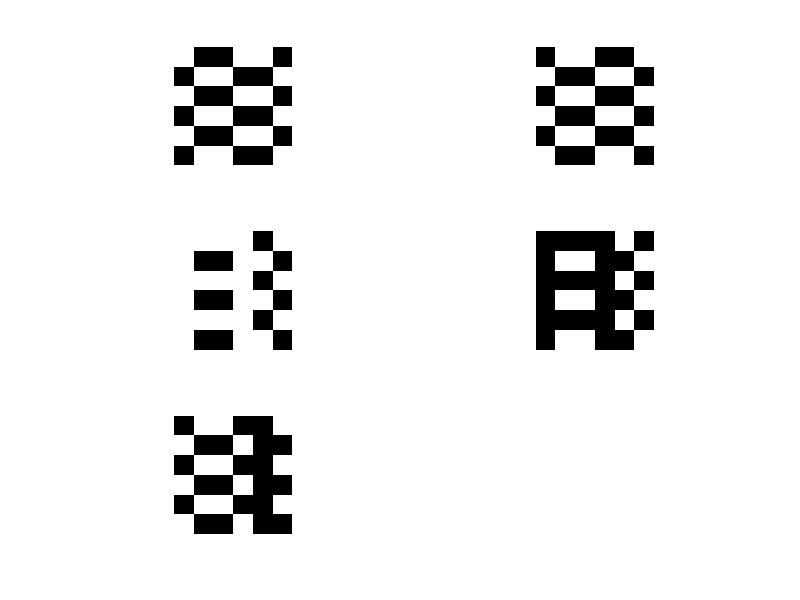

Here is the MATLAB script that generated this plot: (Note: this script raises an error after producing the figure.)
% Auto associator

clc
s1=[1 -1 -1 1 1 -1 -1 1 1 -1 -1 1 1 -1 -1 1 1 -1 -1 1 1 -1 -1 1 1 -1 -1 1 1 -1 -1 1 1 -1 -1 1];

s2=[-1 1 1 -1 -1 1 1 -1 -1 1 1 -1 -1 1 1 -1 -1 1 1 -1 -1 1 1 -1 -1 1 1 -1 -1 1 1 -1 -1 1 1 -1];

s3=[1 1 1 1 -1 1 1 -1 -1 1 1 -1 1 1 1 1 -1 1 1 -1 -1 1 1 -1 1 1 1 1 -1 1 1 -1 -1 1 1 -1];
s4=-s3;
I= eye(36);

% find weight matrix
disp('weight matrix is ...')
w = s1'*s1+s2'*s2+s3'*s3+s4'*s4-4*I
k=1:36;
%k = input('Enter the sequence of update ');
%t = input('Enter the test vector ');
t=[-1 1 1 -1 -1 1 1 -1 -1 1 -1 -1 -1 1 1 -1 -1 1 1 -1 -1 1 -1 -1 -1 1 1 -1 -1 1 1 -1 -1 1 -1 -1];
a=vec2mat(s1,6);
subplot(3,2,1)
imshow(a)

b=vec2mat(s2,6);
subplot(3,2,2)
imshow(b)

d=vec2mat(s3,6);
subplot(3,2,3)
imshow(d)


e=vec2mat(s4,6);
subplot(3,2,4)
imshow(e)

f=vec2mat(t,6);
subplot(3,2,5)
imshow(f)



% finding the output
%e= -0.5*t*w*t';
%e_old=e;

for i=1:36 
 %   e_old=e;
    o = w*t';
    t(k(i))= hardlims(o(k(i)));
  %  e= -0.5*t*w*t';
    
end
   
t
   
c=vec2mat(t,6);
subplot(3,2,6)
imshow(c)
